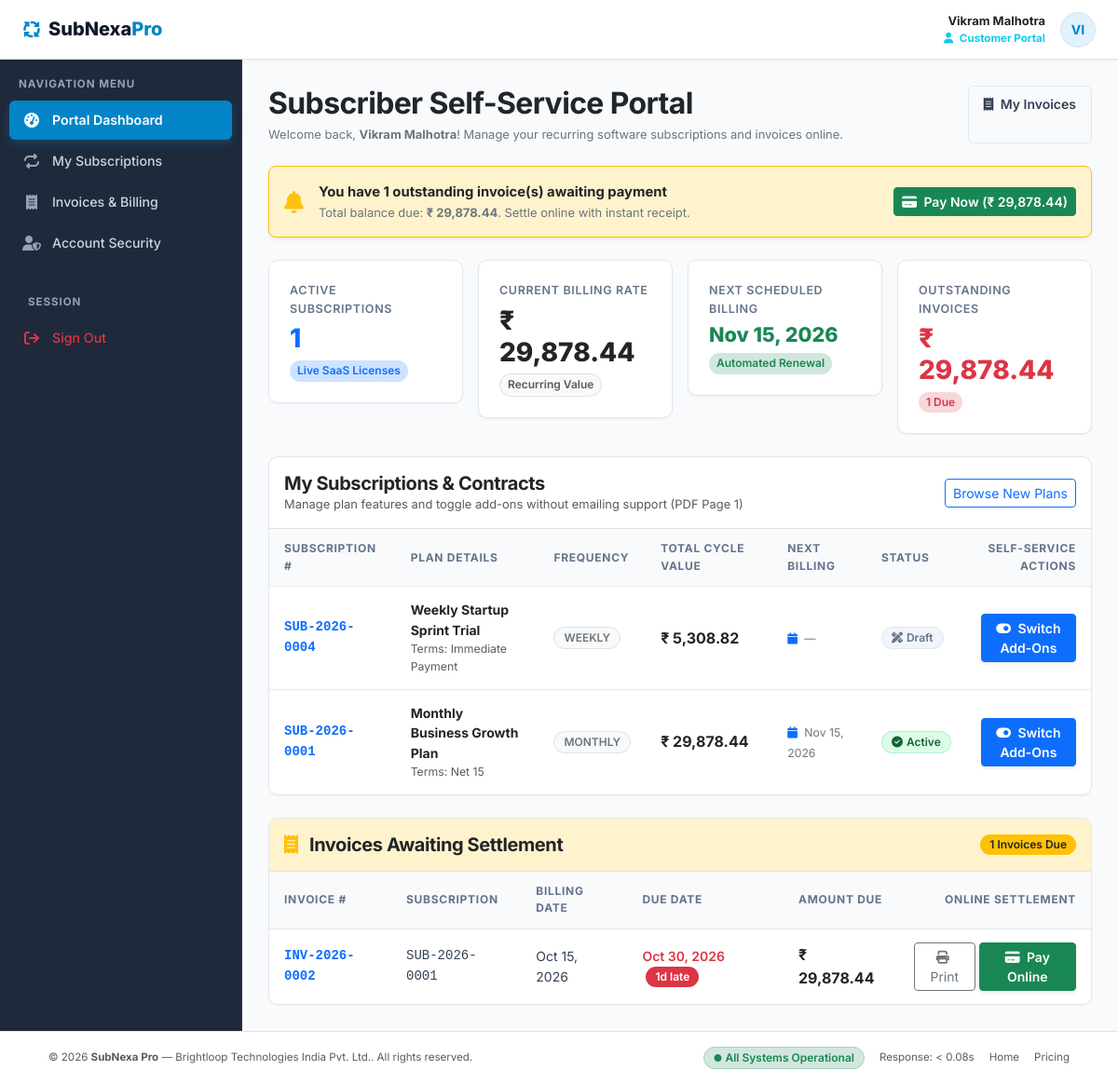
The app's page /customer/dashboard.php (signed in) with its own data.
### tables this page shows
CREATE TABLE `invoices` (
  `id` INT UNSIGNED AUTO_INCREMENT PRIMARY KEY,
  `invoice_number` VARCHAR(50) NOT NULL UNIQUE,
  `subscription_id` INT UNSIGNED NOT NULL,
  `customer_id` INT UNSIGNED NOT NULL,
  `billing_date` DATE NOT NULL,
  `due_date` DATE NOT NULL,
  `status` ENUM('draft', 'confirmed', 'paid', 'cancelled') NOT NULL DEFAULT 'draft',
  `subtotal` DECIMAL(12,2) NOT NULL DEFAULT 0.00,
  `tax_total` DECIMAL(12,2) NOT NULL DEFAULT 0.00,
  `discount_total` DECIMAL(12,2) NOT NULL DEFAULT 0.00,
  `grand_total` DECIMAL(12,2) NOT NULL DEFAULT 0.00,
  `amount_paid` DECIMAL(12,2) NOT NULL DEFAULT 0.00,
  `amount_due` DECIMAL(12,2) NOT NULL DEFAULT 0.00,
  `notes` TEXT NULL,
  `created_at` TIMESTAMP DEFAULT CURRENT_TIMESTAMP,
  CONSTRAINT `fk_inv_sub` FOREIGN KEY (`subscription_id`) REFERENCES `subscriptions` (`id`) ON DELETE RESTRICT,
  CONSTRAINT `fk_inv_cust` FOREIGN KEY (`customer_id`) REFERENCES `users` (`id`) ON DELETE RESTRICT,
  INDEX `idx_inv_status` (`status`),
  INDEX `idx_inv_due_date` (`due_date`),
  INDEX `idx_inv_customer` (`customer_id`)
);

CREATE TABLE `subscriptions` (
  `id` INT UNSIGNED AUTO_INCREMENT PRIMARY KEY,
  `subscription_number` VARCHAR(50) NOT NULL UNIQUE,
  `customer_id` INT UNSIGNED NOT NULL,
  `created_by_staff_id` INT UNSIGNED NULL,
  `plan_id` INT UNSIGNED NOT NULL,
  `discount_id` INT UNSIGNED NULL,
  `status` ENUM('draft', 'quotation', 'confirmed', 'active', 'paused', 'closed') NOT NULL DEFAULT 'draft',
  `start_date` DATE NOT NULL,
  `expiry_date` DATE NULL,
  `next_billing_date` DATE NULL,
  `payment_terms` VARCHAR(100) NOT NULL DEFAULT 'Immediate Payment',
  `subtotal` DECIMAL(12,2) NOT NULL DEFAULT 0.00,
  `tax_total` DECIMAL(12,2) NOT NULL DEFAULT 0.00,
  `discount_total` DECIMAL(12,2) NOT NULL DEFAULT 0.00,
  `total_amount` DECIMAL(12,2) NOT NULL DEFAULT 0.00,
  `notes` TEXT NULL,
  `created_at` TIMESTAMP DEFAULT CURRENT_TIMESTAMP,
  `updated_at` TIMESTAMP DEFAULT CURRENT_TIMESTAMP ON UPDATE CURRENT_TIMESTAMP,
  CONSTRAINT `fk_sub_customer` FOREIGN KEY (`customer_id`) REFERENCES `users` (`id`) ON DELETE RESTRICT,
  CONSTRAINT `fk_sub_staff` FOREIGN KEY (`created_by_staff_id`) REFERENCES `users` (`id`) ON DELETE SET NULL,
  CONSTRAINT `fk_sub_plan` FOREIGN KEY (`plan_id`) REFERENCES `plans` (`id`) ON DELETE RESTRICT,
  CONSTRAINT `fk_sub_discount` FOREIGN KEY (`discount_id`) REFERENCES `discount_rules` (`id`) ON DELETE SET NULL,
  INDEX `idx_sub_status` (`status`),
  INDEX `idx_sub_billing_date` (`next_billing_date`),
  INDEX `idx_sub_customer_id` (`customer_id`)
);

CREATE TABLE `plans` (
  `id` INT UNSIGNED AUTO_INCREMENT PRIMARY KEY,
  `name` VARCHAR(150) NOT NULL,
  `code` VARCHAR(50) NOT NULL UNIQUE,
  `billing_frequency` ENUM('daily', 'weekly', 'monthly', 'yearly') NOT NULL DEFAULT 'monthly',
  `cost` DECIMAL(12,2) NOT NULL DEFAULT 0.00,
  `min_quantity` INT UNSIGNED NOT NULL DEFAULT 1,
  `auto_close_on_end` TINYINT(1) NOT NULL DEFAULT 0,
  `can_pause` TINYINT(1) NOT NULL DEFAULT 1,
  `can_renew` TINYINT(1) NOT NULL DEFAULT 1,
  `available_from` DATE NULL,
  `available_to` DATE NULL,
  `is_active` TINYINT(1) NOT NULL DEFAULT 1,
  `description` TEXT NULL,
  `created_at` TIMESTAMP DEFAULT CURRENT_TIMESTAMP,
  INDEX `idx_plan_frequency` (`billing_frequency`),
  INDEX `idx_plan_active` (`is_active`)
);

### customer/dashboard.php (the view, shortened to what the rows shown need)
<?php
$customer_id = $_SESSION['user_id'];
$next_billing = db_fetch_one("SELECT next_billing_date FROM subscriptions WHERE customer_id = ? AND status = 'active' AND next_billing_date >= CURDATE() ORDER BY next_billing_date ASC LIMIT 1", [$customer_id], "i");
$next_billing_date = $next_billing ? $next_billing['next_billing_date'] : null;
$amount_due_total = db_fetch_one("SELECT COALESCE(SUM(amount_due), 0) as total FROM invoices WHERE customer_id = ? AND status = 'confirmed'", [$customer_id], "i")['total'] ?? 0;
$unpaid_invoices_count = db_fetch_one("SELECT COUNT(*) as cnt FROM invoices WHERE customer_id = ? AND status = 'confirmed'", [$customer_id], "i")['cnt'] ?? 0;
$my_subs = db_fetch_all("
    SELECT s.*, p.name as plan_name, p.billing_frequency, p.can_pause
    FROM subscriptions s
    JOIN plans p ON s.plan_id = p.id
    WHERE s.customer_id = ?
    ORDER BY s.id DESC
", [$customer_id], "i");
$my_unpaid_invoices = db_fetch_all("
    SELECT i.*, s.subscription_number, DATEDIFF(CURDATE(), i.due_date) as days_overdue
    FROM invoices i
    JOIN subscriptions s ON i.subscription_id = s.id
    WHERE i.customer_id = ? AND i.status = 'confirmed'
    ORDER BY i.due_date ASC
", [$customer_id], "i");
require_once __DIR__ . '/../includes/header.php';
?>
<div class="app-layout">
    <main class="app-main">
        <div class="container-fluid p-0">
            <div class="d-flex flex-column flex-md-row md:align-items-center justify-content-between gap-3 mb-4">
                <div>
                    <h2 class="fw-bold text-dark mb-1">Subscriber Self-Service Portal</h2>
                </div>
            </div>
            <?php if ($unpaid_invoices_count > 0): ?>
                <div class="alert alert-warning border-warning d-flex flex-column flex-md-row align-items-md-center justify-content-between p-3 rounded-3 mb-4 shadow-sm" role="alert">
                    <div class="d-flex align-items-center gap-3 mb-2 mb-md-0">
                        <i class="fa-solid fa-bell text-warning fs-4"></i>
                        <div>
                            <div class="fw-bold text-dark">You have <?= $unpaid_invoices_count; ?> outstanding invoice(s) awaiting payment</div>
                            <div class="small text-secondary">Total balance due: <strong><?= format_currency($amount_due_total); ?></strong>. Settle online with instant receipt.</div>
                        </div>
                    </div>
                    <div>
                        <a href="<?= BASE_URL; ?>/customer/pay_invoice.php?id=<?= $my_unpaid_invoices[0]['id']; ?>" class="btn btn-sm btn-success text-white fw-semibold">
                            <i class="fa-solid fa-credit-card me-1"></i> Pay Now (<?= format_currency($my_unpaid_invoices[0]['amount_due']); ?>)
                        </a>
                    </div>
                </div>
            <?php endif; ?>
            <div class="row g-3 mb-4">
                <div class="col-sm-6 col-xl-3">
                    <div class="card-nordic stat-card">
                        <div class="stat-title">Next Scheduled Billing</div>
                        <div class="stat-value text-success" style="font-size: 1.35rem;"><?= format_date($next_billing_date); ?></div>
                        <div class="stat-badge bg-success-subtle text-success">Automated Renewal</div>
                    </div>
                </div>
            </div>
            <div class="card-nordic overflow-hidden mb-4">
                <div class="table-responsive">
                    <table class="table-nordic">
                        <thead>
                            <tr>
                                <th>Subscription #</th>
                                <th>Plan Details</th>
                                <th>Frequency</th>
                                <th>Total Cycle Value</th>
                                <th>Next Billing</th>
                                <th>Status</th>
                                <th class="text-end">Self-Service Actions</th>
                            </tr>
                        </thead>
                        <tbody>
                            <?php if (empty($my_subs)): ?>
                                <tr>
                                    <td colspan="7" class="text-center py-4 text-muted">You do not have any active subscriptions yet.</td>
                                </tr>
                            <?php else: ?>
                                <?php foreach ($my_subs as $s): ?>
                                    <tr>
                                        <td class="fw-bold font-monospace text-primary"><?= htmlspecialchars($s['subscription_number']); ?></td>
                                        <td>
                                            <div class="fw-bold text-dark"><?= htmlspecialchars($s['plan_name']); ?></div>
                                            <div class="text-muted small">Terms: <?= htmlspecialchars($s['payment_terms']); ?></div>
                                        </td>
                                        <td><span class="badge bg-light text-secondary border text-uppercase"><?= htmlspecialchars($s['billing_frequency']); ?></span></td>
                                        <td class="fw-bold text-dark fs-6"><?= format_currency($s['total_amount']); ?></td>
                                        <td>
                                            <span class="small text-secondary">
                                                <i class="fa-solid fa-calendar me-1 text-primary"></i> <?= format_date($s['next_billing_date']); ?>
                                            </span>
                                        </td>
                                        <td><?= get_status_badge($s['status']); ?></td>
                                        <td class="text-end">
                                            <a href="<?= BASE_URL; ?>/customer/subscription_details.php?id=<?= $s['id']; ?>" class="btn btn-sm btn-primary py-1 px-2.5 fw-semibold shadow-sm">
                                                <i class="fa-solid fa-toggle-on me-1"></i> Switch Add-Ons
                                            </a>
                                        </td>
                                    </tr>
                                <?php endforeach; ?>
                            <?php endif; ?>
                        </tbody>
                    </table>
                </div>
            </div>
            <?php if (!empty($my_unpaid_invoices)): ?>
                <div class="card-nordic overflow-hidden">
                    <div class="table-responsive">
                        <table class="table-nordic">
                            <thead>
                                <tr>
                                    <th>Invoice #</th>
                                    <th>Subscription</th>
                                    <th>Billing Date</th>
                                    <th>Due Date</th>
                                    <th>Amount Due</th>
                                    <th class="text-end">Online Settlement</th>
                                </tr>
                            </thead>
                            <tbody>
                                <?php foreach ($my_unpaid_invoices as $uinv): ?>
                                    <tr>
                                        <td class="font-monospace fw-bold text-primary"><?= htmlspecialchars($uinv['invoice_number']); ?></td>
                                        <td class="font-monospace small"><?= htmlspecialchars($uinv['subscription_number']); ?></td>
                                        <td class="small"><?= format_date($uinv['billing_date']); ?></td>
                                        <td class="small fw-semibold <?= ($uinv['days_overdue'] > 0) ? 'text-danger' : ''; ?>">
                                            <?= format_date($uinv['due_date']); ?>
                                            <?php if ($uinv['days_overdue'] > 0): ?>
                                                <span class="badge bg-danger text-white ms-1"><?= (int)$uinv['days_overdue']; ?>d late</span>
                                            <?php endif; ?>
                                        </td>
                                        <td class="fw-bold text-dark fs-6"><?= format_currency($uinv['amount_due']); ?></td>
                                        <td class="text-end">
                                            <div class="d-flex justify-content-end gap-1">
                                                <a href="<?= BASE_URL; ?>/admin/invoice_view.php?id=<?= $uinv['id']; ?>" class="btn btn-sm btn-outline-secondary py-1 px-2.5">
                                                    <i class="fa-solid fa-print me-1"></i> Print
                                                </a>
                                                <a href="<?= BASE_URL; ?>/customer/pay_invoice.php?id=<?= $uinv['id']; ?>" class="btn btn-sm btn-success text-white py-1 px-2.5 fw-semibold shadow-sm">
                                                    <i class="fa-solid fa-credit-card me-1"></i> Pay Online
                                                </a>
                                            </div>
                                        </td>
                                    </tr>
                                <?php endforeach; ?>
                            </tbody>
                        </table>
                    </div>
                </div>
            <?php endif; ?>
        </div>
    </main>
</div>
<?php require_once __DIR__ . '/../includes/footer.php'; ?>

### config/functions.php (shortened to what the rows shown need)
<?php
function format_currency($amount) {
    return APP_CURRENCY . ' ' . number_format((float)$amount, 2);
}
function format_date($date_string, $format = "M d, Y") {
    if (empty($date_string) || $date_string === '0000-00-00') {
        return "—";
    }
    $timestamp = strtotime($date_string);
    return $timestamp ? date($format, $timestamp) : "—";
}
function get_status_badge($status) {
    $status_clean = strtolower(trim((string)$status));
    switch ($status_clean) {
        case 'active':
        case 'paid':
            return '<span class="badge badge-active"><i class="fa-solid fa-circle-check me-1"></i> ' . ucfirst($status_clean) . '</span>';
        case 'draft':
            return '<span class="badge badge-draft"><i class="fa-solid fa-pen-ruler me-1"></i> Draft</span>';
    }
}

### records on screen
invoices: amount_due "₹ 29,878.44", invoice_number "INV-2026-0002", subscription.subscription_number "SUB-2026-0001", billing_date "Oct 15, 2026", due_date "Oct 30, 2026", days_overdue "1"
subscriptions: next_billing_date "Nov 15, 2026", subscription_number "SUB-2026-0001", plan.name "Monthly Business Growth Plan", payment_terms "Net 15", plan.billing_frequency "MONTHLY", total_amount "₹ 29,878.44", status "Active"
subscriptions: subscription_number "SUB-2026-0004", plan.name "Weekly Startup Sprint Trial", payment_terms "Immediate Payment", plan.billing_frequency "WEEKLY", total_amount "₹ 5,308.82", next_billing_date "—", status "draft" (drawn)

### other values on screen
$user['name'] "Vikram Malhotra"
substr($user['name'], 0, 2) "VI"
$_SESSION['user_name'] "Vikram Malhotra"
$unpaid_invoices_count "1"
format_currency($amount_due_total) "₹ 29,878.44"
$active_subs_count "1"
format_currency($monthly_spend) "₹ 29,878.44"
count($my_unpaid_invoices) "1"
APP_NAME "SubNexa Pro"
APP_COMPANY "Brightloop Technologies India Pvt. Ltd."
